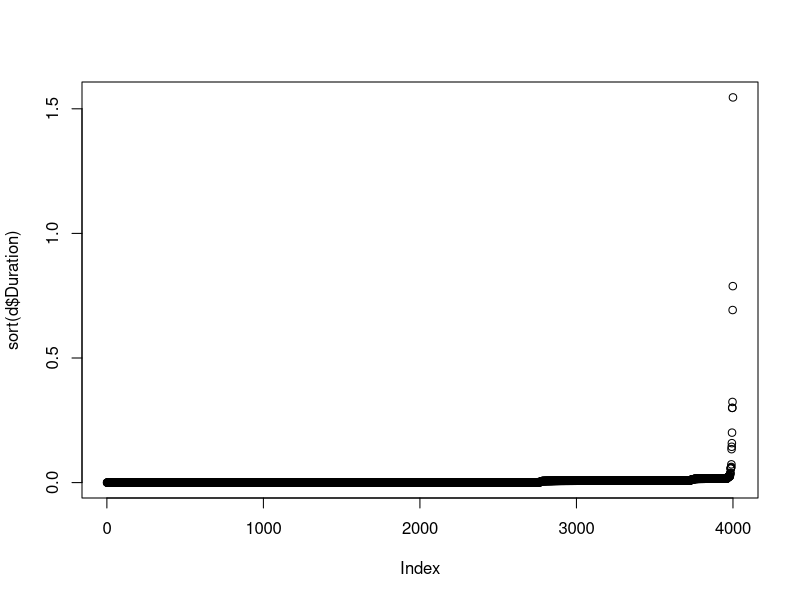
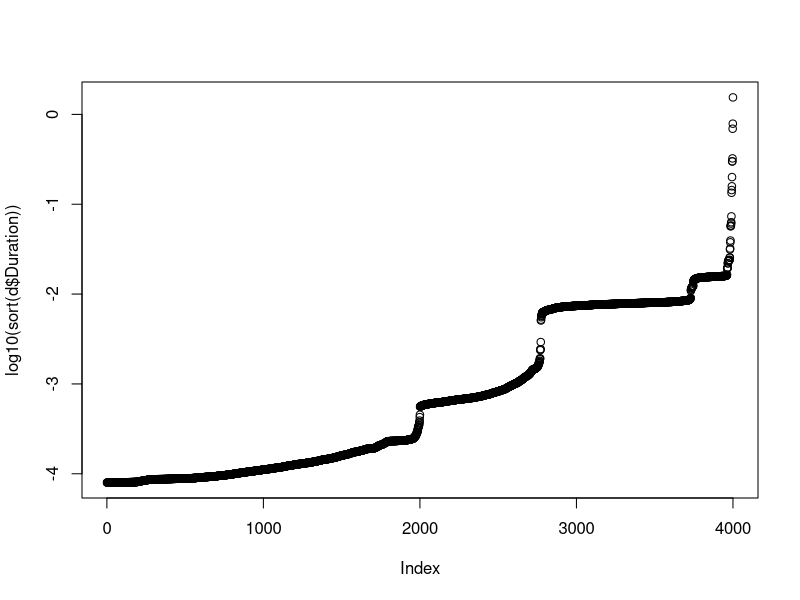
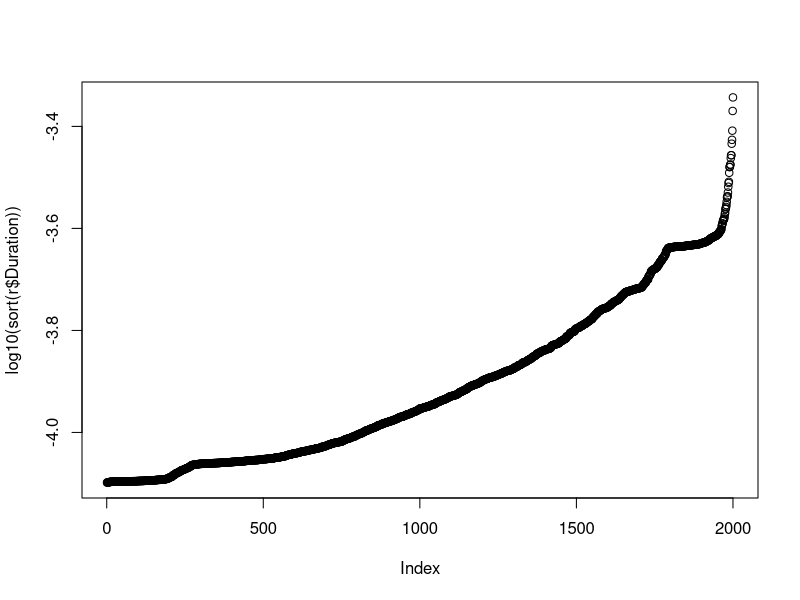
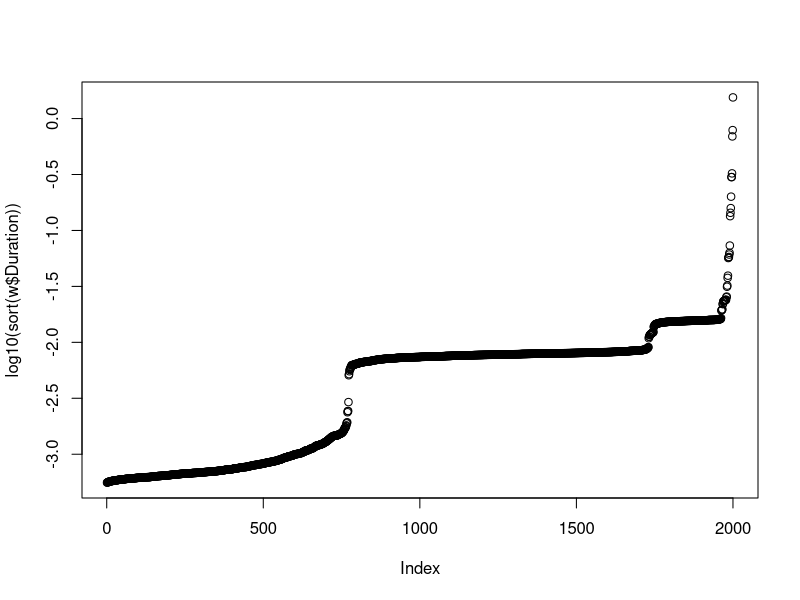
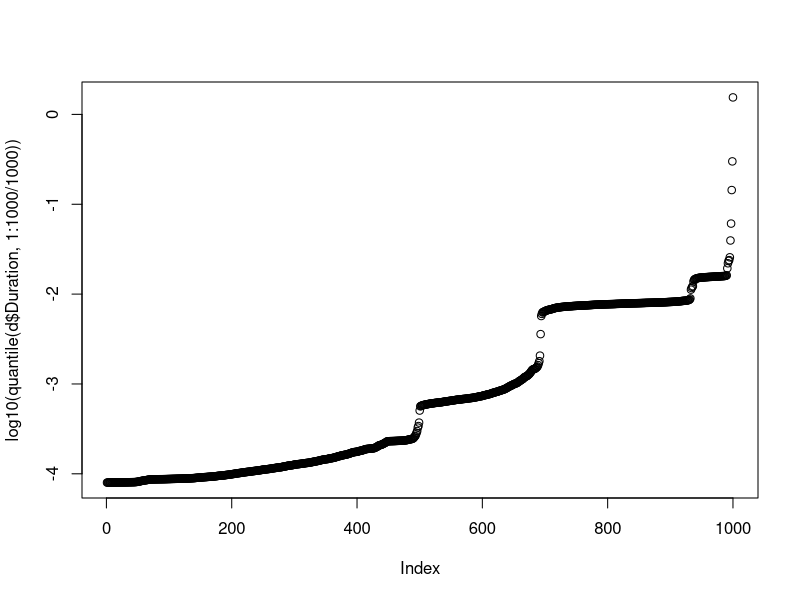

The R source for these figures, in order:
d = read.table("data.csv", header = T, sep=",")
plot(sort(d$Duration))
plot(log10(sort(d$Duration)))

#Alle Lese-Operationen herausfiltern:
r=d[d$OpTyp=="R",]
#Alle Schreib-Op
w=d[d$OpTyp=="W",]

plot(log10(sort(r$Duration)))
plot(log10(sort(w$Duration)))


plot(log10(quantile(d$Duration, 1:1000/ 1000)))
